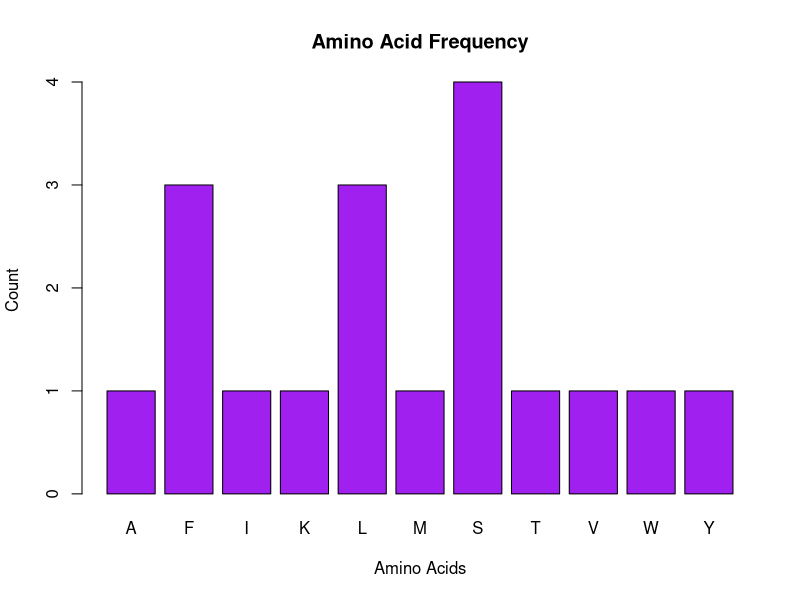

The R script that drew this image:
protein <- "MKWVTFISLLFLFSSAYS"
protein <- strsplit(toupper(protein), "")[[1]]

aa_table <- table(protein)

barplot(aa_table,
        col = "purple",
        main = "Amino Acid Frequency",
        ylab = "Count",
        xlab = "Amino Acids")
